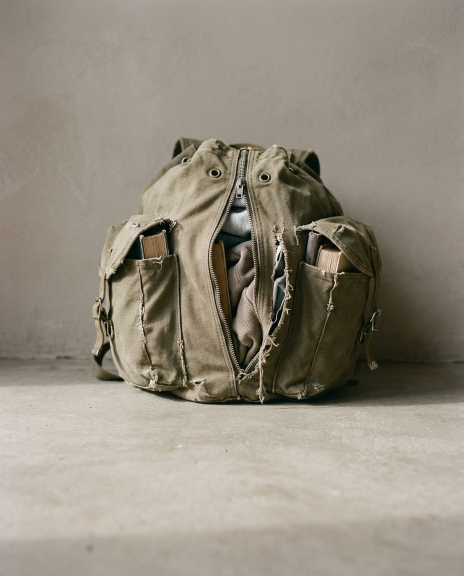
#> input picture rebrand/fotos/metafora/va-meta-01.png, 928 x 1152 px (shown at 1/2 size); its folder holds only this picture in this run; the run also reads 1 picture not shown here
$ python carrossel_metafora.py
#> lines starting #> are read from the running program, lines starting #| are printed output that depends on the picture
### rebrand/comum.py
"""Funções comuns das peças do rebrand do Verdades Atemporais."""
import os
from PIL import Image, ImageDraw, ImageFont, ImageFilter, ImageStat

AQUI = os.path.dirname(os.path.abspath(__file__))
MARCA = os.path.join(AQUI, '..', 'marca')
W, H = 1080, 1350

_F = os.path.join(AQUI, 'fontes')
FONTES = {
    'inter-bold': os.path.join(_F, 'Inter-Bold.otf'),
    'inter-reg': os.path.join(_F, 'Inter-Regular.otf'),
    'inter-semi': os.path.join(_F, 'Inter-SemiBold.otf'),
    'poppins-bold': os.path.join(_F, 'Poppins-Bold.ttf'),
    'poppins-semi': os.path.join(_F, 'Poppins-Medium.ttf'),
}


def fonte(nome, tam):
    return ImageFont.truetype(FONTES[nome], tam)


def aparar_borda(img, limiar=245, folga=4):
    """Remove moldura branca que o gerador às vezes coloca em volta da imagem."""
    import numpy as np
    a = np.asarray(img.convert('L'))
    linhas = np.where(a.mean(1) < limiar)[0]
    cols = np.where(a.mean(0) < limiar)[0]
    if len(linhas) == 0 or len(cols) == 0:
        return img
    t, b, l, r = linhas[0], linhas[-1], cols[0], cols[-1]
    if t == 0 and l == 0 and b == a.shape[0] - 1 and r == a.shape[1] - 1:
        return img
    return img.crop((l + folga, t + folga, r - folga, b - folga))


def preencher(img, w=W, h=H, fy=0.5, fx=0.5):
    """Recorta e redimensiona para w x h, escolhendo o ponto focal (0 a 1)."""
    img = aparar_borda(img.convert('RGB'))
    s = max(w / img.width, h / img.height)
    img = img.resize((round(img.width * s), round(img.height * s)), Image.LANCZOS)
    x = round((img.width - w) * fx)
    y = round((img.height - h) * fy)
    return img.crop((x, y, x + w, y + h))


def luminancia(img, caixa):
    return ImageStat.Stat(img.crop(caixa).convert('L')).mean[0]


def quebrar(runs, largura, d):
    """runs: lista de (texto, fonte). Quebra em linhas por palavra mantendo a fonte de cada trecho."""
    palavras = []
    for texto, f in runs:
        for i, p in enumerate(texto.split(' ')):
            if p:
                palavras.append((p, f))
    linhas, atual, larg = [], [], 0
    for p, f in palavras:
        esp = d.textlength(' ', font=f) if atual else 0
        lp = d.textlength(p, font=f)
        if atual and larg + esp + lp > largura:
            linhas.append(atual)
            atual, larg = [], 0
            esp = 0
        atual.append((p, f))
        larg += esp + lp
    if atual:
        linhas.append(atual)
    return linhas


def escrever(img, runs, y, cor, largura=900, alinhamento='esq', x=90, entrelinha=1.22,
             sombra=True, sombra_cor=None):
    """Escreve texto misto (negrito + regular) com quebra automática. Devolve o y final."""
    base = img.convert('RGBA')
    camada = Image.new('RGBA', base.size, (0, 0, 0, 0))
    d = ImageDraw.Draw(camada)
    linhas = quebrar(runs, largura, d)
    # evita palavra sozinha na última linha
    lw = largura
    while len(linhas) > 1 and len(linhas[-1]) < 2 and lw > largura * 0.6:
        lw -= 20
        linhas = quebrar(runs, lw, d)
    tam = max(f.size for _, f in runs)
    alt = round(tam * entrelinha)
    yy = y
    pos = []
    for ln in linhas:
        total = sum(d.textlength(p, font=f) for p, f in ln) + sum(d.textlength(' ', font=f) for p, f in ln[1:])
        xx = x if alinhamento == 'esq' else (W - total) / 2
        for i, (p, f) in enumerate(ln):
            if i:
                xx += d.textlength(' ', font=f)
            pos.append((xx, yy, p, f))
            xx += d.textlength(p, font=f)
        yy += alt
    if sombra:
        sc = sombra_cor or ((0, 0, 0, 110) if sum(cor[:3]) > 380 else (255, 255, 255, 60))
        sh = Image.new('RGBA', base.size, (0, 0, 0, 0))
        ds = ImageDraw.Draw(sh)
        for xx, y0, p, f in pos:
            ds.text((xx, y0 + 2), p, font=f, fill=sc)
        sh = sh.filter(ImageFilter.GaussianBlur(5))
        base = Image.alpha_composite(base, sh)
    for xx, y0, p, f in pos:
        d.text((xx, y0), p, font=f, fill=cor)
    return Image.alpha_composite(base, camada).convert('RGB'), yy


def assinatura(img, clara=None, tam=24, alpha=175):
    """Carinha + @verdades_atemporais no canto inferior direito. Escolhe branco ou preto pelo fundo."""
    im = img.convert('RGBA')
    d = ImageDraw.Draw(im)
    f = fonte('inter-semi', tam)
    texto = '@verdades_atemporais'
    tw = d.textlength(texto, font=f)
    ih = int(tam * 1.05)
    iw = int(ih * 680 / 515)
    gap = int(tam * 0.45)
    x = W - tw - 40
    y = H - tam - 42
    ix = int(x - gap - iw)
    if clara is None:
        clara = luminancia(img, (int(ix) - 10, y - 10, W - 30, H - 30)) < 150
    cor = (255, 255, 255) if clara else (17, 17, 17)
    selo = 'va-selo-branco.png' if clara else 'va-selo-preto.png'
    camada = Image.new('RGBA', im.size, (0, 0, 0, 0))
    dc = ImageDraw.Draw(camada)
    dc.text((x, y), texto, font=f, fill=cor + (alpha,))
    ic = Image.open(os.path.join(MARCA, selo)).convert('RGBA').resize((iw, ih), Image.LANCZOS)
    a = ic.split()[3].point(lambda v: v * alpha // 255)
    ic.putalpha(a)
    camada.alpha_composite(ic, (ix, int(y + tam * 0.58 - ih / 2)))
    if clara:
        sh = camada.split()[3].filter(ImageFilter.GaussianBlur(3)).point(lambda v: v // 2)
        sombra = Image.new('RGBA', im.size, (0, 0, 0, 0))
        sombra.putalpha(sh)
        im = Image.alpha_composite(im, sombra)
    return Image.alpha_composite(im, camada).convert('RGB')


def grao(img, forca=6, seed=0):
    """Grão leve de filme para unificar fotos de fontes diferentes."""
    import random
    import numpy as np
    rng = np.random.default_rng(seed)
    a = np.asarray(img).astype('int16')
    n = rng.normal(0, forca, a.shape[:2])[..., None]
    return Image.fromarray(np.clip(a + n, 0, 255).astype('uint8'))


def faixa_escura(img, centro, altura=520, forca=0.38):
    """Escurece suavemente uma faixa horizontal para o texto branco ler bem em fundo claro."""
    import numpy as np
    a = np.asarray(img).astype('float32')
    ys = np.arange(a.shape[0])[:, None]
    m = np.exp(-((ys - centro) / (altura / 2.2)) ** 2) * forca
    return Image.fromarray(np.clip(a * (1 - m[..., None]), 0, 255).astype('uint8'))


FONTES['amatic'] = os.path.join(_F, 'AmaticSC-Bold.ttf')
FONTES['marker'] = os.path.join(_F, 'PermanentMarker.ttf')


# [75 lines left out: functions _linha_mao, letreiro, not called in this run]

### rebrand/carrossel_metafora.py
"""Carrossel formato METÁFORA: frase que todo mundo já disse sobre um objeto que mostra o que ela esconde.
Imagens geradas no Gemini (va-meta-NN), sem texto; a escrita é aplicada aqui."""
import os, sys
from PIL import Image
sys.path.insert(0, os.path.dirname(os.path.abspath(__file__)))
from comum import *

AQUI = os.path.dirname(os.path.abspath(__file__))
FOTOS = os.path.join(AQUI, 'fotos', 'metafora')
SAIDA = os.path.join(AQUI, 'saida', 'metafora-limite')
os.makedirs(SAIDA, exist_ok=True)

# (imagem, frase principal, linha de apoio opcional, posição vertical do texto 0 a 1)
SLIDES = [
    ('va-meta-01', '“pode deixar comigo.”', 'Frases de quem já passou do limite:', 0.70),
    ('va-meta-02', '“tô de boa.”', None, 0.72),
    ('va-meta-03', '“não precisa, eu me viro.”', None, 0.72),
    ('va-meta-04', '“foi só um dia ruim.”', None, 0.74),
    ('va-meta-05', '“já me acostumei.”', None, 0.72),
    ('va-meta-06', '“eu dou conta.”', None, 0.72),
    ('va-meta-07', 'Pergunta de novo.', 'Quem sempre diz que está tudo bem\nquase nunca está.', 0.10),
]

LARGURA = {3: 600}

for i, (nome, frase, apoio, py) in enumerate(SLIDES, 1):
    arq = next(f for f in os.listdir(FOTOS) if f.startswith(nome))
    img = preencher(Image.open(os.path.join(FOTOS, arq)))
#> in aparar_borda, `a = np.asarray(img.convert('L'))`:
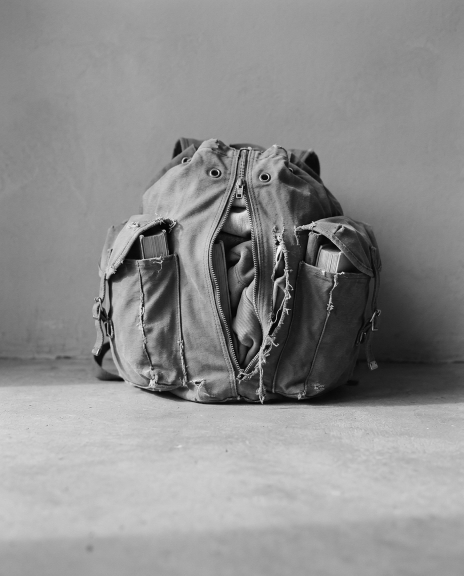
#> a: shape (1152, 928) (shown at 1/2 size); min 0, max 252, mean 141.7
#> in aparar_borda, `linhas = np.where(a.mean(1) < limiar)[0]`: linhas = 1152 values from 0 to 1151
#> in aparar_borda, `cols = np.where(a.mean(0) < limiar)[0]`: cols = 928 values from 0 to 927
#> in aparar_borda, `t, b, l, r = linhas[0], linhas[-1], cols[0], cols[-1]`: t = 0; b = 1151; l = 0; r = 927
#> in preencher, img is the input picture: PIL image 928x1152 RGB; mean R, G, B 148.8, 140.9, 127.8
    img = grao(img, 3, seed=i)
    branco = (252, 249, 243)
    y = int(H * py)
    img = faixa_escura(img, y + 70)
#> in faixa_escura, `return Image.fromarray(np.clip(a * (1 - m[..., None]), 0, 255).astype(..`:
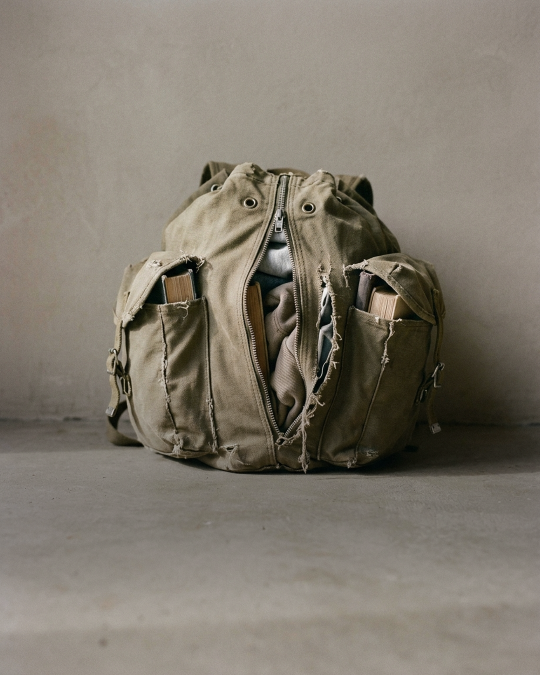
#> returned value: PIL image 1080x1350 RGB (shown at 1/2 size); mean R, G, B 128.9, 121.9, 110.3
    if i == 1 and apoio:
        img = faixa_escura(img, int(H * 0.09), altura=260, forca=0.3)
#> call 2 of faixa_escura, with centro = 121, altura = 260, forca = 0.3
#> in faixa_escura (call 2), `return Image.fromarray(np.clip(a * (1 - m[..., None]), 0, 255).astype(..`:
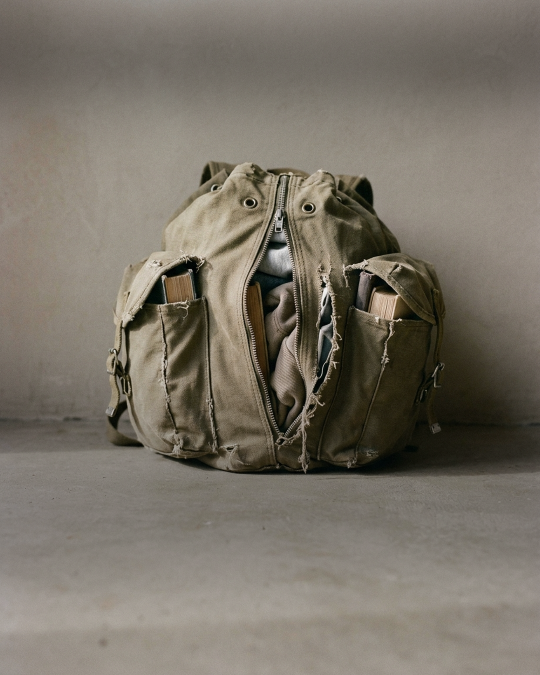
#> returned value: PIL image 1080x1350 RGB (shown at 1/2 size); mean R, G, B 121.8, 115.1, 104
    if i == 1 and apoio:
        img, _ = escrever(img, [(apoio, fonte('poppins-semi', 44))], int(H * 0.075), branco,
                          largura=900, alinhamento='centro')
#> in escrever, `camada = Image.new('RGBA', base.size, (0, 0, 0, 0))`: camada: PIL image 1080x1350 RGBA; every value is 0
#> in escrever, `linhas = quebrar(runs, largura, d)`: linhas = 1 item
#> after the loop in escrever, `while len(linhas) > 1 and len(linhas[-1]) < 2 and lw > largura * 0.6:`: lw = 900
#> in escrever, `tam = max(f.size for _, f in runs)`: tam = 44
#> in escrever, `alt = round(tam * entrelinha)`: alt = 54
#> the loop in escrever, `for ln in linhas:` made 1 pass
#> (total, yy) on pass 1: (793.1, 155)
#> after the loop in escrever, `for ln in linhas:`: pos = 7 items; yy = 155
#> the loop in escrever, `for xx, y0, p, f in pos:` made 7 passes
#> (xx, p) on passes 1 to 7: (143.5, 'Frases'), (297.5, 'de'), (366.5, 'quem'), (506.3, 'já'), (559.5, 'passou'), (729, 'do'), (797.9, 'limite:')
#> in escrever, `sh = sh.filter(ImageFilter.GaussianBlur(5))`:
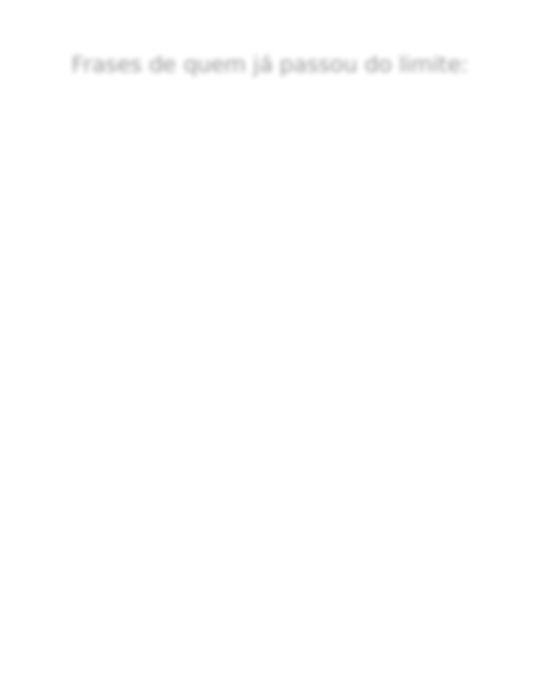
#> sh: PIL image 1080x1350 RGBA (shown at 1/2 size); mean R, G, B, A 0, 0, 0, 0.5; transparent parts drawn white
#> img: PIL image 1080x1350 RGB
    img, yf = escrever(img, [(frase, fonte('poppins-bold', 74))], y, branco,
                       largura=LARGURA.get(i, 880), alinhamento='centro', entrelinha=1.18)
#> call 2 of escrever, with y = 944, cor = (252, 249, 243), largura = 880, alinhamento = 'centro', x = 90, entrelinha = 1.18, sombra = True
#> after the loop in escrever (call 2), `while len(linhas) > 1 and len(linhas[-1]) < 2 and lw > largura * 0.6:`: lw = 880
#> in escrever (call 2), `tam = max(f.size for _, f in runs)`: tam = 74
#> in escrever (call 2), `alt = round(tam * entrelinha)`: alt = 87
#> the loop in escrever (call 2), `for ln in linhas:` made 1 pass
#> (total, yy) on pass 1: (834.2, 1031)
#> after the loop in escrever (call 2), `for ln in linhas:`: pos = 3 items; yy = 1031
#> the loop in escrever (call 2), `for xx, y0, p, f in pos:` made 3 passes
#> (xx, p) on passes 1 to 3: (122.9, '“pode'), (369.5, 'deixar'), (625.7, 'comigo.”')
#> in escrever (call 2), `sh = sh.filter(ImageFilter.GaussianBlur(5))`:
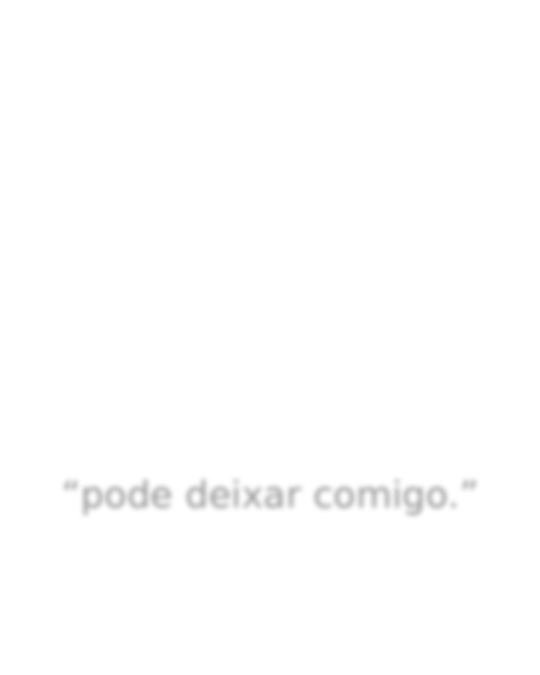
#> sh: PIL image 1080x1350 RGBA (shown at 1/2 size); mean R, G, B, A 0, 0, 0, 0.9; transparent parts drawn white
#> yf = 1031
    if i == len(SLIDES) and apoio:
        for k, ln in enumerate(apoio.split('\n')):
            img, yf = escrever(img, [(ln, fonte('poppins-semi', 38))], yf + (22 if k == 0 else 0), branco,
                               largura=900, alinhamento='centro')
        img, _ = escrever(img, [('Manda pra quem sempre diz “tô bem”.', fonte('poppins-semi', 30))],
                          yf + 30, branco, largura=900, alinhamento='centro')
    img = assinatura(img)
#> in assinatura, `tw = d.textlength(texto, font=f)`: tw = 273.2
#> in assinatura, `x = W - tw - 40`: x = 766.8
#> in assinatura, `ix = int(x - gap - iw)`: ix = 723
#> in assinatura, `clara = luminancia(img, (int(ix) - 10, y - 10, W - 30, H - 30)) < 150`: clara = True
#> in assinatura, `cor = (255, 255, 255) if clara else (17, 17, 17)`: cor = (255, 255, 255)
#> in assinatura, `selo = 'va-selo-branco.png' if clara else 'va-selo-preto.png'`: selo = 'va-selo-branco.png'
#> in assinatura, `a = ic.split()[3].point(lambda v: v * alpha // 255)`:
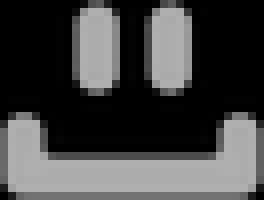
#> a: PIL image 33x25 L (shown 8 times larger); min 0, max 175, mean 67
#> (the run stopped early here; a loop or call above may not have finished)
